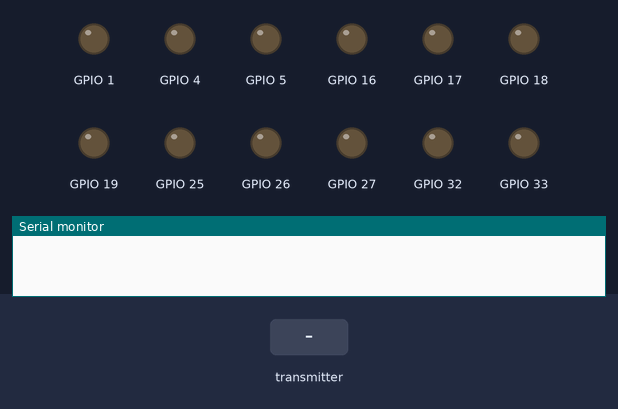
Bench run of a program on a simulated ESP32. Shown: output pins drawn as LEDs (lit = HIGH), the last lines printed to the serial monitor. The test bench sets the inputs (shaded band).

Above: at 1.2 s.
1.3 s: the transmitter starts sending stat.0 = 0
At 2.5 s:
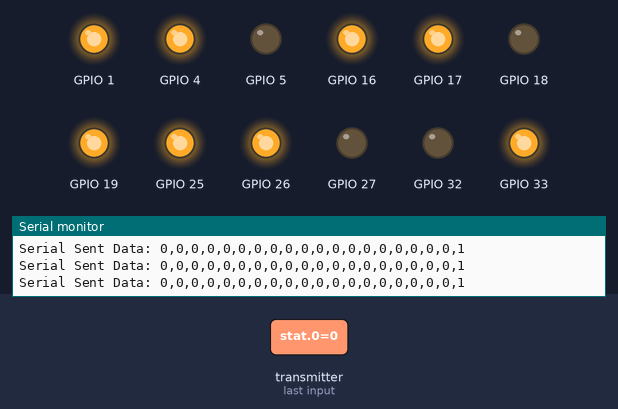
2.8 s: the transmitter starts sending joyData.0 = 1024
At 3.9 s:
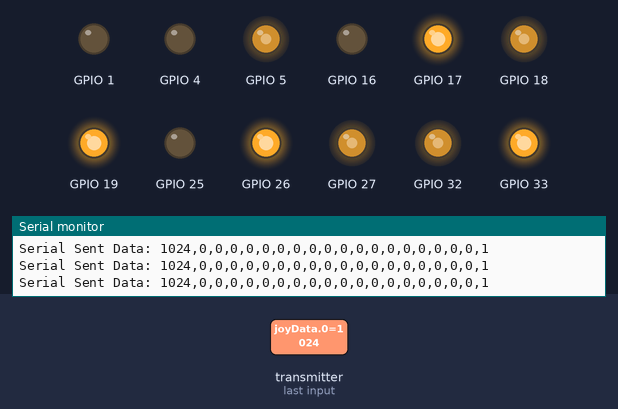
4.3 s: the transmitter starts sending joyData.1 = 1024
At 5.1 s:
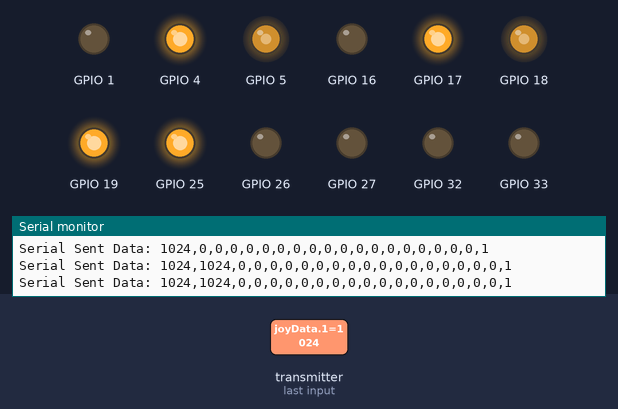
5.8 s: the transmitter starts sending joyData.2 = 1024
At 6.2 s:
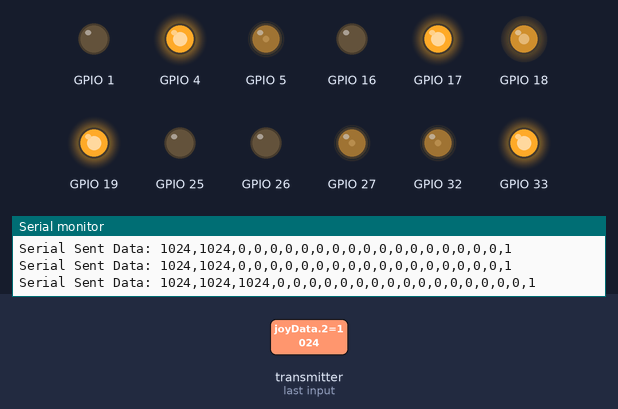
7.3 s: the transmitter starts sending joyData.0 = 0
At 8.5 s:
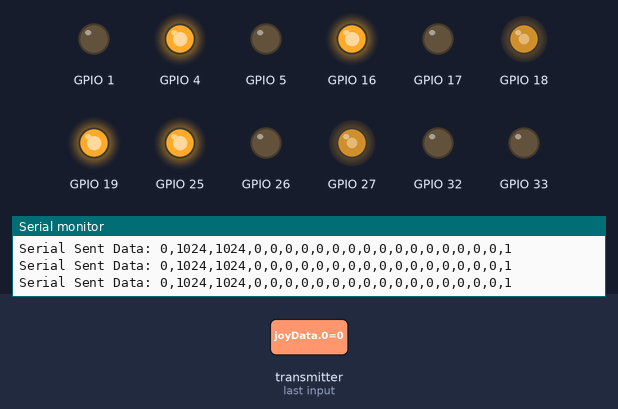
8.8 s: the transmitter starts sending joyData.1 = 0
At 9.7 s:
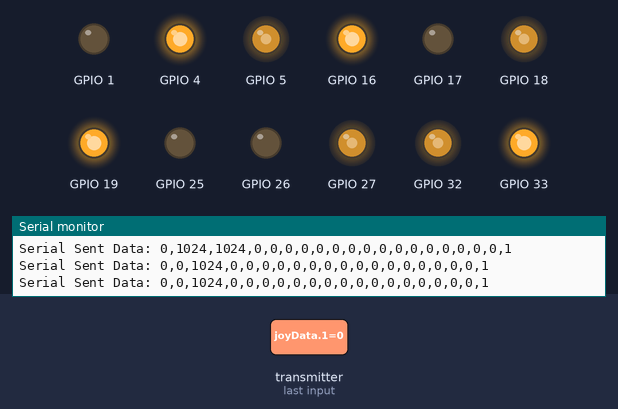
Timing chart, 0 to 11.3 s (numbered marks = the images above; inputs shaded):
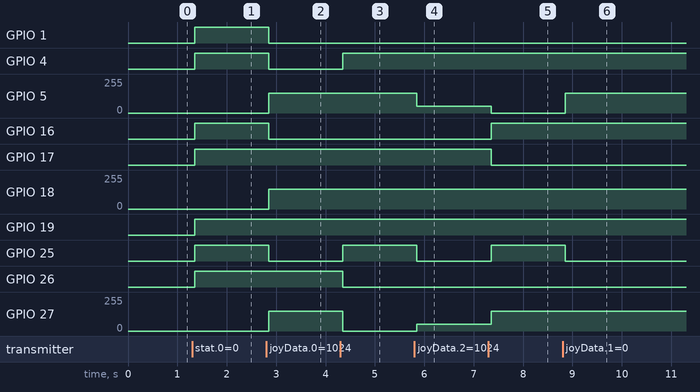

Measured:
- after the input at 1.3 s, GPIO 1, GPIO 4, GPIO 16, GPIO 17, GPIO 19, GPIO 25, GPIO 26, GPIO 33: LOW → HIGH after 0.05 s
- after the input at 2.8 s, GPIO 1, GPIO 4, GPIO 16, GPIO 25: HIGH → LOW after 0.05 s; GPIO 5, GPIO 18, GPIO 27, GPIO 32: 0/255 → 150/255 after 0.05 s
- after the input at 4.3 s, GPIO 4, GPIO 25: LOW → HIGH after 0.05 s; GPIO 26, GPIO 33: HIGH → LOW after 0.05 s; GPIO 27, GPIO 32: 150/255 → 0/255 after 0.05 s
- after the input at 5.8 s, GPIO 5: 150/255 → 50/255 after 0.05 s; GPIO 25: HIGH → LOW after 0.05 s; GPIO 27, GPIO 32: 0/255 → 50/255 after 0.05 s; GPIO 33: LOW → HIGH after 0.05 s
- after the input at 7.3 s, GPIO 5, GPIO 32: 50/255 → 0/255 after 0.05 s; GPIO 16, GPIO 25: LOW → HIGH after 0.05 s; GPIO 17, GPIO 33: HIGH → LOW after 0.05 s; GPIO 27: 50/255 → 150/255 after 0.05 s
- after the input at 8.8 s, GPIO 5, GPIO 32: 0/255 → 150/255 after 0.05 s; GPIO 25: HIGH → LOW after 0.05 s; GPIO 33: LOW → HIGH after 0.05 s

The program:

main.cpp
```cpp
#define DEBUG
#ifdef DEBUG
  #define DEBUG_PRINT(...) Serial.print(__VA_ARGS__)
  #define DEBUG_PRINTLN(...) Serial.println(__VA_ARGS__)
  #define DEBUG_BEGIN(baud) Serial.begin(baud)
#else
  #define DEBUG_PRINT(...)    // Do nothing
  #define DEBUG_PRINTLN(...)  // Do nothing
  #define DEBUG_BEGIN(baud)   // Do nothing
#endif

#include <Arduino.h>
#include <esp_now.h>
#include <WiFi.h>
#include "ESPNOW_Functions.h"

void setup() {
    DEBUG_BEGIN(115200);
    WiFi.mode(WIFI_STA);
    startComms();
}

void loop()
{
    // failSafeCheck(incomingData);
}
```

ESPNOW_Functions.h
```cpp
#include "Config.h"
#include "Mechanum_Drive.h"

Motor motor1(M1_AIN1, M1_AIN2, M1_PWMA, 1);  // Motor 1 (A)
Motor motor2(M2_BIN1, M2_BIN2, M2_PWMB, 1);  // Motor 2 (B)
Motor motor3(M3_AIN1, M3_AIN, M3_PWMA, 1);  // Motor 3 (A)
Motor motor4(M4_BIN1, M4_BIN2, M4_PWMB, 1);  // Motor 4 (B)

typedef struct struct_message {
    bool stat[15];
    int joyData[4];
    uint8_t remoteIndex = 1;
//    char address[18];
} struct_message;

struct_message incomingData;

void OnDataRecv(const uint8_t *mac, const uint8_t *incomingLocal, int len) {
    memcpy(&incomingData, incomingLocal, sizeof(incomingData));
    String dataLine = String();
    for (int i = 0; i < 4; i++) {  dataLine += String(incomingData.joyData[i]) + ","; }
    for (int i = 0; i < 15; i++) { dataLine += String(incomingData.stat[i]) + ",";    }

    dataLine += String(incomingData.remoteIndex);

    DEBUG_PRINTLN("Serial Sent Data: " + dataLine);

    if (incomingData.joyData[0] == 0 && incomingData.joyData[1] == 0 && incomingData.joyData[2] == 0 && incomingData.joyData[3] == 0){
        brakeAll(motor1, motor2, motor3, motor4);
    }
    else {
        int x = incomingData.joyData[0];  // X-axis (Left-Right movement)
        int y = incomingData.joyData[1];  // Y-axis (Forward-Backward movement)
        int rx = incomingData.joyData[2]; // X-axis (Rotation)
        int ry = incomingData.joyData[3]; // Y-axis (Unused in this case)

        int frontLeft  = y + x + rx;
        int backLeft   = y - x + rx;
        int frontRight = y - x - rx;
        int backRight  = y + x - rx;

        int maxVal = max(max(abs(frontLeft), abs(backLeft)), max(abs(frontRight), abs(backRight)));
        if (maxVal > 150) {
            frontLeft  = (frontLeft  * 150) / maxVal;
            backLeft   = (backLeft   * 150) / maxVal;
            frontRight = (frontRight * 150) / maxVal;
            backRight  = (backRight  * 150) / maxVal;
        }

        motor1.drive(-frontLeft);
        motor2.drive(frontRight);
        motor3.drive(backLeft);
        motor4.drive(-backRight);
    }
}

void startComms() {
    if (esp_now_init() != ESP_OK) {
        DEBUG_PRINTLN("Error initializing ESP-NOW");
        return;
    }
    esp_now_register_recv_cb(OnDataRecv);
}

void failSafeCheck(struct_message &recvData) {
    static struct_message lastReceivedData;
    static unsigned long lastReceiveTime = 0;
    static bool failsafeTriggered = false;

    bool dataChanged = false;
    for (int i = 0; i < 4; i++) {
        if (recvData.joyData[i] != lastReceivedData.joyData[i]) {
            dataChanged = true;
            break;
        }
    }
    if (!dataChanged) {
        for (int i = 0; i < 15; i++) {
            if (recvData.stat[i] != lastReceivedData.stat[i]) {
                dataChanged = true;
                break;
            }
        }
    }
    if (dataChanged) {
        lastReceiveTime = millis();
        lastReceivedData = recvData;
        failsafeTriggered = false;
    }
    if (!failsafeTriggered && (millis() - lastReceiveTime >= 1000)) {
        bool joystickMoved = false;
        bool buttonPressed = false;
        for (int i = 0; i < 4; i++) {
            if (lastReceivedData.joyData[i] != 0) {
                joystickMoved = true;
                break;
            }
        }
        for (int i = 0; i < 15; i++) {
            if (!lastReceivedData.stat[i]) {
                buttonPressed = true;
                break;
            }
        }
        if (joystickMoved || buttonPressed) {
            for (int i = 0; i < 4; i++) recvData.joyData[i] = 0;
            for (int i = 0; i < 15; i++) recvData.stat[i] = true;
            String dataLine;

            for (int i = 0; i < 4; i++)  dataLine += String(recvData.joyData[i]) + ",";
            for (int i = 0; i < 15; i++) dataLine += String(recvData.stat[i]) + ",";
            dataLine += String(recvData.remoteIndex);
            Serial2.println(dataLine);
            DEBUG_PRINTLN("FAILSAFE: RESETTING THE SERIAL DATA");
            DEBUG_PRINTLN("Serial Sent Data: " + dataLine);

            failsafeTriggered = true;
        }
    }
}
```

Mechanum_Drive.h
```cpp
// #ifndef Mechanum_Drive_H
// #define Mechanum_Drive_H

// #pragma once

#include <Arduino.h>

// #if __cplusplus < 201103L
// #error "This library requires C++11 or higher"
// #endif

// Motor class for controlling individual motors
class Motor
{
public:
    Motor(int pinIn1, int pinIn2, int pinPWM, int offset)
        : pinIn1(pinIn1), pinIn2(pinIn2), pinPWM(pinPWM), speedOffset(offset)
    {
        pinMode(pinIn1, OUTPUT);
        pinMode(pinIn2, OUTPUT);
        pinMode(pinPWM, OUTPUT);
    }

    void drive(int speed)
    {
        speed = speed * speedOffset;
        if (speed >= 0)
            moveForward(speed);
        else
            moveReverse(-speed);
    }

    void brake()
    {
        digitalWrite(pinIn1, HIGH);
        digitalWrite(pinIn2, HIGH);
        analogWrite(pinPWM, 0);
    }

private:
    int pinIn1, pinIn2, pinPWM, speedOffset;

    inline void moveForward(int speed)
    {
        digitalWrite(pinIn1, HIGH);
        digitalWrite(pinIn2, LOW);
        analogWrite(pinPWM, speed);
    }

    inline void moveReverse(int speed)
    {
        digitalWrite(pinIn1, LOW);
        digitalWrite(pinIn2, HIGH);
        analogWrite(pinPWM, speed);
    }
};

// Brake all motors
inline void brakeAll(Motor& motor1, Motor& motor2, Motor& motor3, Motor& motor4)
{
    motor1.brake();
    motor2.brake();
    motor3.brake();
    motor4.brake();
}

// Move robot in clockwise direction (rotation)
inline void rotateClockwise(Motor& motor1, Motor& motor2, Motor& motor3, Motor& motor4, int speed)
{
    motor1.drive(-speed);
    motor2.drive(speed);
    motor3.drive(-speed);
    motor4.drive(speed);
}

// Move robot in counter-clockwise direction (rotation)
inline void rotateCounterClockwise(Motor& motor1, Motor& motor2, Motor& motor3, Motor& motor4, int speed)
{
    motor1.drive(speed);
    motor2.drive(-speed);
    motor3.drive(speed);
    motor4.drive(-speed);
}

// Move robot to the left (sideways movement)
inline void moveLeft(Motor& motor1, Motor& motor2, Motor& motor3, Motor& motor4, int speed)
{
    motor1.drive(-speed);
    motor2.drive(-speed);
    motor3.drive(speed);
    motor4.drive(speed);
}

// Move robot to the right (sideways movement)
inline void moveRight(Motor& motor1, Motor& motor2, Motor& motor3, Motor& motor4, int speed)
{
    motor1.drive(speed);
    motor2.drive(speed);
    motor3.drive(-speed);
    motor4.drive(-speed);
}

// Move robot forward (straight movement)
inline void moveForward(Motor& motor1, Motor& motor2, Motor& motor3, Motor& motor4, int speed)
{
    motor1.drive(speed);
    motor2.drive(-speed);
    motor3.drive(-speed);
    motor4.drive(speed);
}

// Move robot backward (straight movement)
inline void moveBackward(Motor& motor1, Motor& motor2, Motor& motor3, Motor& motor4, int speed)
{
    motor1.drive(-speed);
    motor2.drive(speed);
    motor3.drive(speed);
    motor4.drive(-speed);
}

// #endif // MECANUM_DRIVE_H
```

Config.h
```cpp
#define M1_PWMA  18
#define M1_AIN1  1
#define M1_AIN2  19

#define M2_PWMB  32
#define M2_BIN1  25
#define M2_BIN2  33

#define M3_PWMA  27
#define M3_AIN1  4
#define M3_AIN  26

#define M4_PWMB  5
#define M4_BIN1  16
#define M4_BIN2  17 
```
